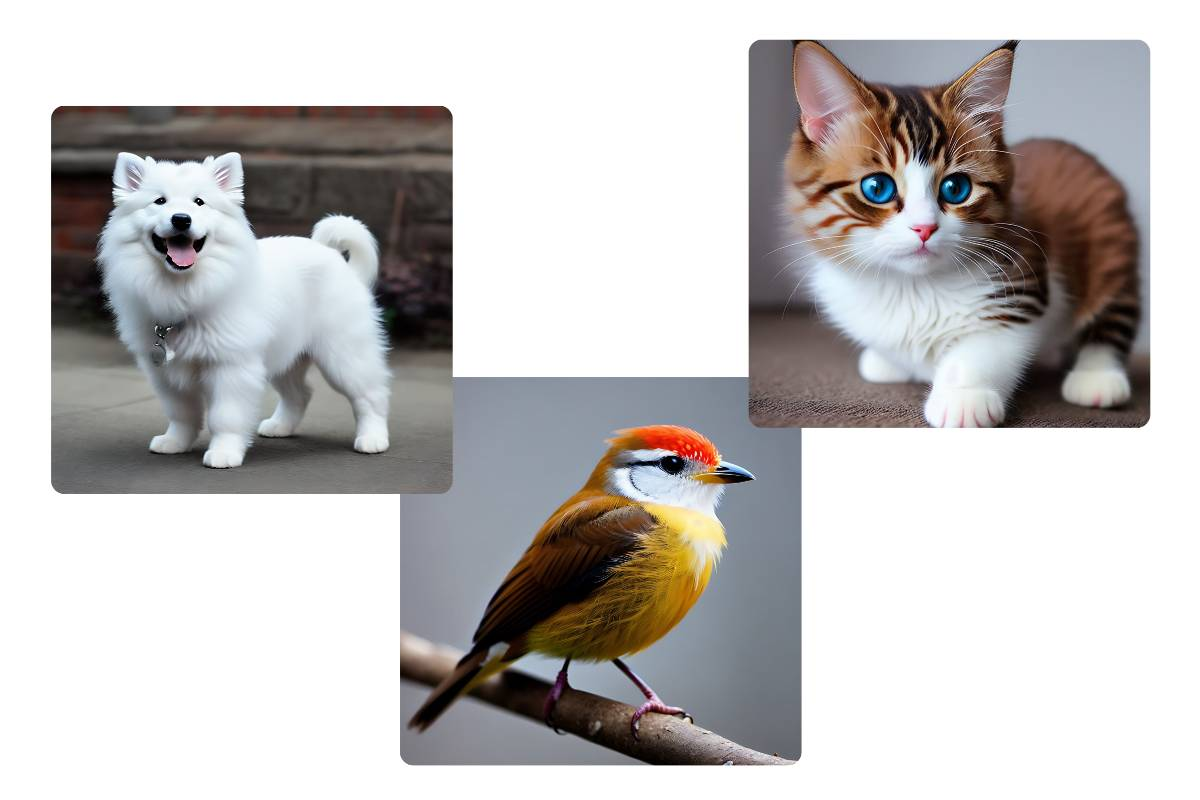
#> input picture Image Editor/image/generate-cat-dog-and-birds-with-fotor-random-animal-generator.jpg, 1200 x 800 px; its folder holds only this picture in this run
$ python img_editor.py
#> lines starting #> are read from the running program, lines starting #| are printed output that depends on the picture
from PIL import Image, ImageEnhance
import os

#Specify source and dest directory
source_directory = './image'
destination_directory = './edited-img'

#Ensure the destination directory exists

os.makedirs(destination_directory, exist_ok=True)

#all image files in the src dir
image_files = [f for f in os.listdir(source_directory) if f.lower().endswith((".png", ".jpg", ".jpeg"))]

for image_file in image_files:
    source_path = os.path.join(source_directory, image_file)
    destination_path = os.path.join(destination_directory, image_file)

    image = Image.open(source_path)
#> image is the input picture: PIL image 1200x800 RGB; mean R, G, B 194.1, 191.7, 191.2
    enhancer = ImageEnhance.Color(image)
    red_filtered_image = enhancer.enhance(2.0)
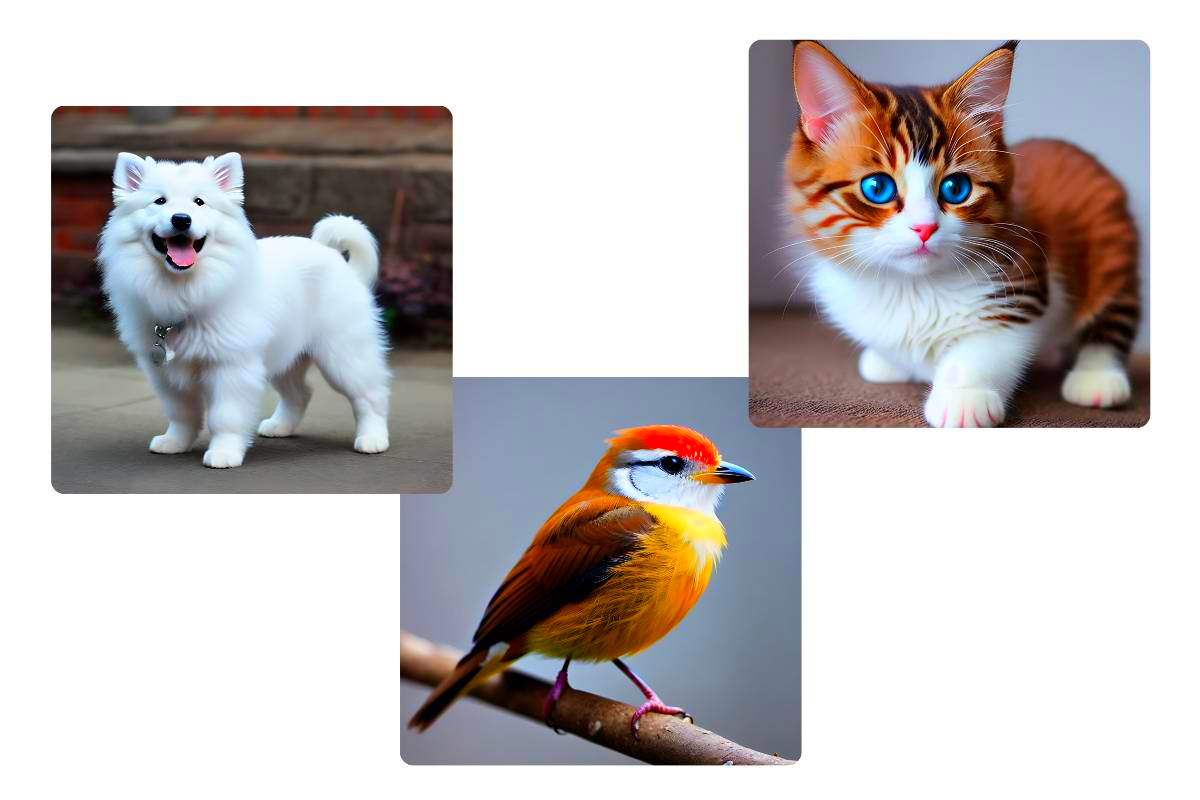
#> red_filtered_image: PIL image 1200x800 RGB; mean R, G, B 195.7, 191.1, 191.1
    red_filtered_image.save(destination_path)

    rotate_angle=90
    rotated_image = image.rotate(rotate_angle, expand=True)
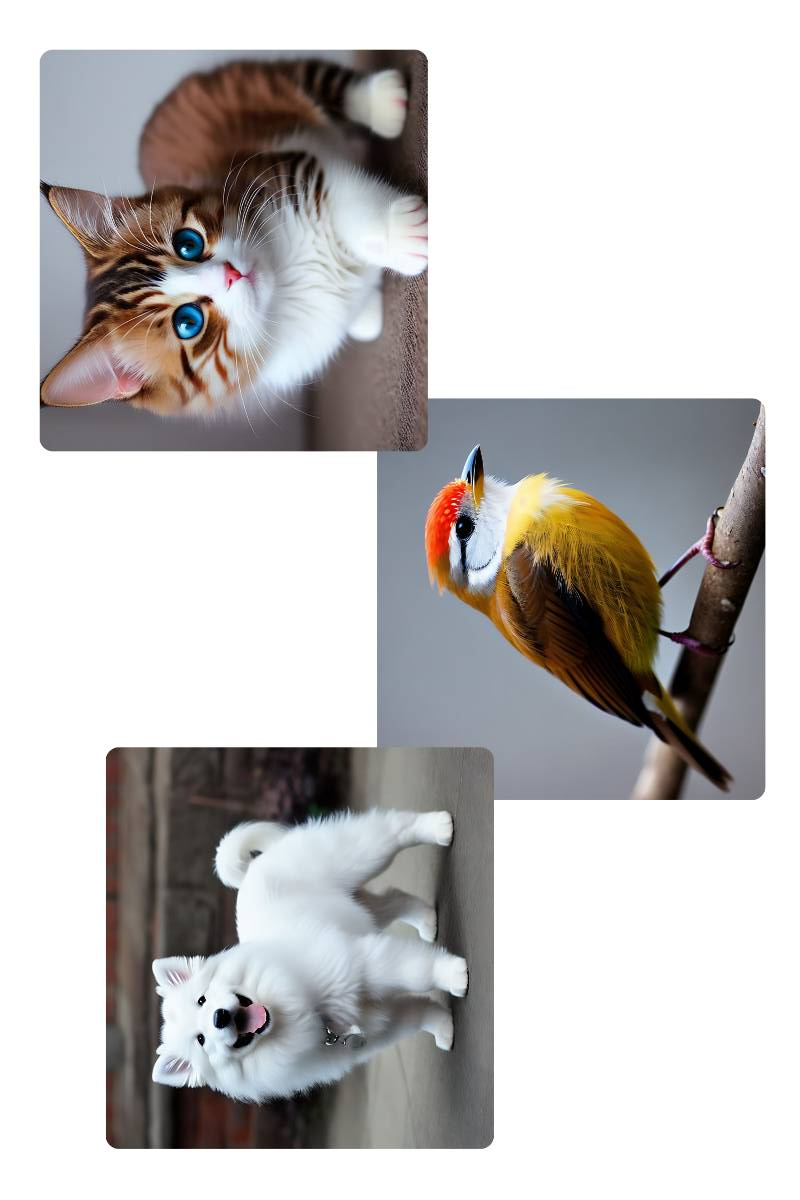
#> rotated_image: PIL image 800x1200 RGB; mean R, G, B 194.1, 191.7, 191.2
    rotated_image.save(destination_path)

    print(f"Processed '{image_file}'")

    print("Image editing and saving complete.")
